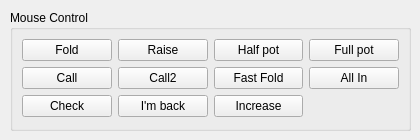
   <widget class="QWidget" name="tab_5">
    <attribute name="title">
     <string>Mouse Targets</string>
    </attribute>
    <widget class="QGroupBox" name="groupBox_8">
     <property name="geometry">
      <rect>
       <x>10</x>
       <y>10</y>
       <width>401</width>
       <height>121</height>
      </rect>
     </property>
     <property name="title">
      <string>Mouse Control</string>
     </property>
     <layout class="QGridLayout" name="gridLayout_2">
      <item row="1" column="2">
       <widget class="QPushButton" name="mouse_fast_fold">
        <property name="text">
         <string>Fast Fold</string>
        </property>
       </widget>
      </item>
      <item row="0" column="3">
       <widget class="QPushButton" name="mouse_full_pot">
        <property name="text">
         <string>Full pot</string>
        </property>
       </widget>
      </item>
      <item row="1" column="0">
       <widget class="QPushButton" name="mouse_call">
        <property name="text">
         <string>Call</string>
        </property>
       </widget>
      </item>
      <item row="0" column="1">
       <widget class="QPushButton" name="mouse_raise">
        <property name="text">
         <string>Raise</string>
        </property>
       </widget>
      </item>
      <item row="1" column="1">
       <widget class="QPushButton" name="mouse_call2">
        <property name="toolTip">
         <string>Location of call button if no raise can be made (usally the same as normal call button, except for Pokerstars it is at the place of the raise button)</string>
        </property>
        <property name="text">
         <string>Call2</string>
        </property>
       </widget>
      </item>
      <item row="0" column="0">
       <widget class="QPushButton" name="mouse_fold">
        <property name="toolTip">
         <string>Area of fold button to click</string>
        </property>
        <property name="text">
         <string>Fold</string>
        </property>
       </widget>
      </item>
      <item row="1" column="3">
       <widget class="QPushButton" name="mouse_all_in">
        <property name="text">
         <string>All In</string>
        </property>
       </widget>
      </item>
      <item row="0" column="2">
       <widget class="QPushButton" name="mouse_half_pot">
        <property name="text">
         <string>Half pot</string>
        </property>
       </widget>
      </item>
      <item row="2" column="1">
       <widget class="QPushButton" name="mouse_imback">
        <property name="toolTip">
         <string>Location of I'm back button</string>
        </property>
        <property name="text">
         <string>I'm back</string>
        </property>
       </widget>
      </item>
      <item row="2" column="0">
       <widget class="QPushButton" name="mouse_check">
        <property name="toolTip">
         <string>Location of I'm back button</string>
        </property>
        <property name="text">
         <string>Check</string>
        </property>
       </widget>
      </item>
      <item row="2" column="2">
       <widget class="QPushButton" name="mouse_increase">
        <property name="text">
         <string>Increase</string>
        </property>
       </widget>
      </item>
     </layout>
    </widget>
   </widget>
